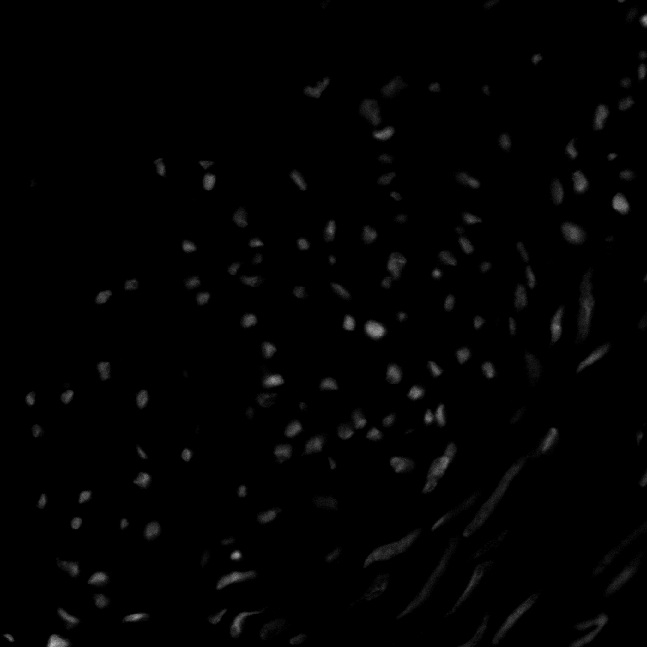
#> input picture Lab03 - Histogram Equalization/im_cells.png, 647 x 647 px
$ jupyter execute Lab03.ipynb
#> lines starting #> are read from the running program, lines starting #| are printed output that depends on the picture
**Prática de Histogramas**

1)
- Produza a imagem ‘negativa’ do arquivo ‘im_cells.png’
- Com a imagem negativa, produza a imagem original novamente.
- Mostre lado a lado a imagem original e a negativa. Em qual deles os objetos presentes na imagem são melhor percebidos? Justifique.
- Aplique a imagem uma função logarítmica.

[cell 1]
# code here
import cv2
import matplotlib.pyplot as plt
import numpy as np

plt.rcParams['figure.dpi'] = 200

img = cv2.imread("im_cells.png", cv2.IMREAD_GRAYSCALE)
#> img is the input picture: shape (647, 647); min 0, max 188, mean 2.4

img_inv = 255-img
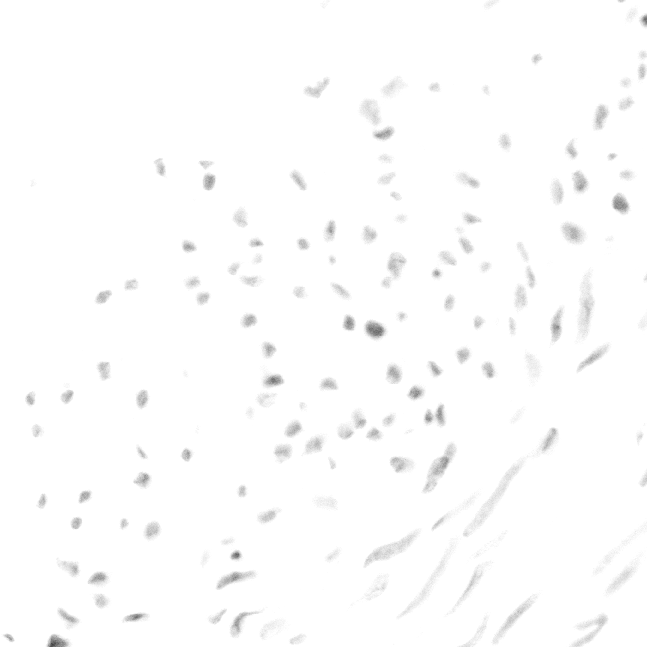
#> img_inv: shape (647, 647); min 67, max 255, mean 252.6
img_ori = 255-img_inv
img_log = np.log1p(img)
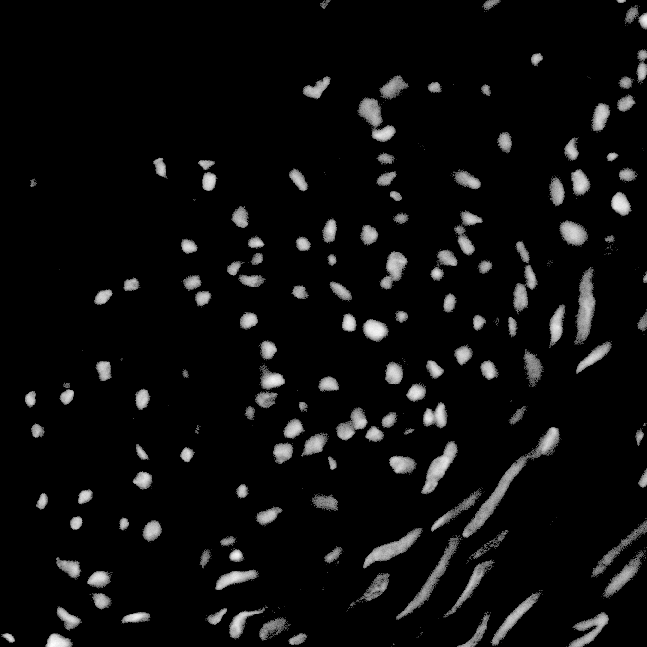
#> img_log: shape (647, 647) float16; min 0, max 5.24, mean 0.271; drawn with min black and max white

fig, axes = plt.subplots(1,4, layout="constrained")
axes[0].set_title("Original")
axes[0].imshow(img, cmap='gray', vmin=0, vmax=255)
axes[1].set_title("Negativa")
axes[1].imshow(img_inv, cmap='gray', vmin=0, vmax=255)
axes[2].set_title("Negativa²")
axes[2].imshow(img_ori, cmap='gray', vmin=0, vmax=255)
axes[3].set_title("Logaritmica")
axes[3].imshow(img_log)

# Em qual deles os objetos presentes na imagem são melhor percebidos? Justifique.
# Para perceber pequenas mudanças é mais fácil observar a imagem invertida,
# pois os olhos humanos detectam variações de branco melhor do que variações de preto.
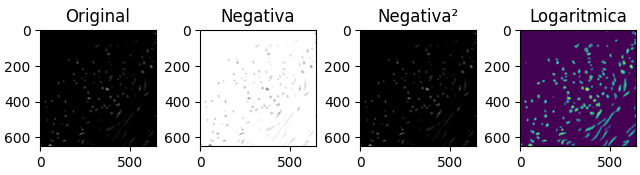
#> figure drawn by matplotlib, 4 panels

2)
- Abra a imagem 'pout.tif' e mostre seu histograma.
- Equalize a imagem anterior e mostre novamente seu histograma. Mostra a curva de transformação (consulte https://www.mathworks.com/help/images/histogram-equalization.html)
(procurar função OpenCV)

[cell 2]
# code here
import cv2
import matplotlib.pyplot as plt
import numpy as np

plt.rcParams['figure.dpi'] = 200

img = cv2.imread("pout.tif", cv2.IMREAD_GRAYSCALE)
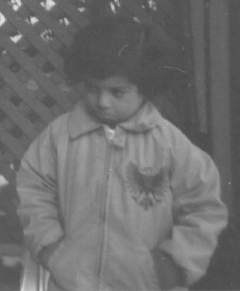
#> input picture Lab03 - Histogram Equalization/pout.tif, 240 x 291 px
#> img is the input picture: shape (291, 240); min 74, max 224, mean 110.3

def histograma(img):
    hist = np.zeros(256)
    linhas, colunas = img.shape
#> linhas = 291; colunas = 240
    for x in range(linhas):
        for y in range(colunas):
            hist[img[x][y]] += 1
    return hist

hist = histograma(img)
#> hist = 256 values, max 3628 at index 82, min 0 at index 0, mean 272.8
img_eq = cv2.equalizeHist(img)
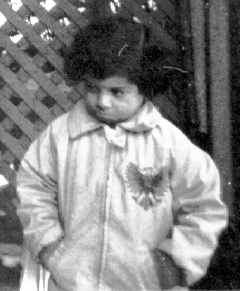
#> img_eq: shape (291, 240); min 0, max 255, mean 130.4
hist_eq = histograma(img_eq)
#> hist_eq = 256 values, max 3628 at index 25, min 0 at index 1, mean 272.8
cdf = np.cumsum(hist)
#> cdf = 256 values from 0 to 69840
cdf = cdf * float(np.max(hist)/cdf.max())
#> cdf = 256 values from 0 to 3628
cdf_eq = np.cumsum(hist_eq)
#> cdf_eq = 256 values from 40 to 69840
cdf_eq = cdf_eq * float(np.max(hist_eq)/cdf_eq.max())
#> cdf_eq = 256 values from 2.08 to 3628

fig, axes = plt.subplots(3,2, layout="constrained")
axes[0,0].set_title("Original")
axes[0,0].imshow(img, cmap='gray', vmin=0, vmax=255)
axes[0,1].set_title("Equalizada")
axes[0,1].imshow(img_eq, cmap='gray', vmin=0, vmax=255)
axes[1,0].plot(hist)
axes[1,1].plot(hist_eq)
axes[2,0].plot(cdf)
axes[2,1].plot(cdf_eq)
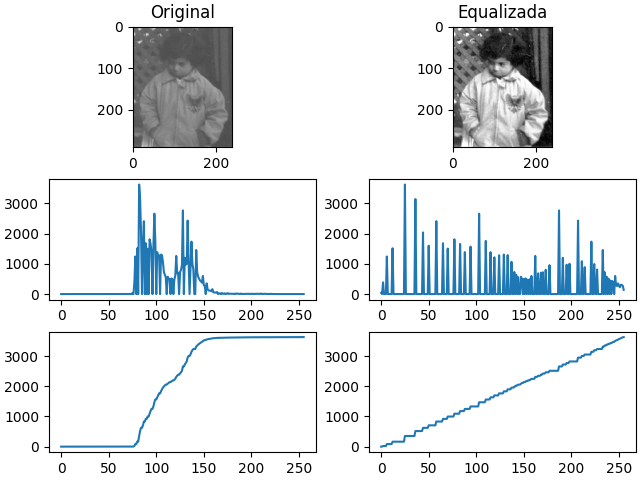
#> figure drawn by matplotlib, 6 panels; panel 3: curve peaks at x = 82, y = 3628; panel 4: curve peaks at x = 25, y = 3628; panel 5: curve peaks at x = 224, y = 3628; panel 6: curve peaks at x = 255, y = 3628

3) *Implemente* o algoritmo de equalização de histograma e aplique a imagem ‘imcells.png’. Use o mínimos de laços for - tente realizar operações diretas com matrizes e vetores do numpy
- Aplique o mesmo algortimo 2x na mesma imagem e compare os resultados

[cell 3]
import cv2
import matplotlib.pyplot as plt
import numpy as np

plt.rcParams['figure.dpi'] = 200

img = cv2.imread("im_cells.png", cv2.IMREAD_GRAYSCALE)

def histograma(img):
    hist = np.zeros(256)
    linhas, colunas = img.shape
#> linhas = 647; colunas = 647
    for x in range(linhas):
        for y in range(colunas):
            hist[img[x][y]] += 1
    return hist

def eq_hist(img):
    hist = histograma(img)
#> hist = 256 values, max 378408 at index 0, min 0 at index 149, mean 1635.2
    cdf = np.cumsum(hist)
#> cdf = 256 values from 378408 to 418609
    cdf = (cdf - cdf.min() * 255 / (cdf.max() - cdf.min()))
#> cdf = 256 values from 376007.7 to 416208.7
    cdf = cdf.astype('uint8')
#> cdf = 256 values, max 255 at index 57, min 0 at index 116, mean 156.9
    img_eq = cdf[img]
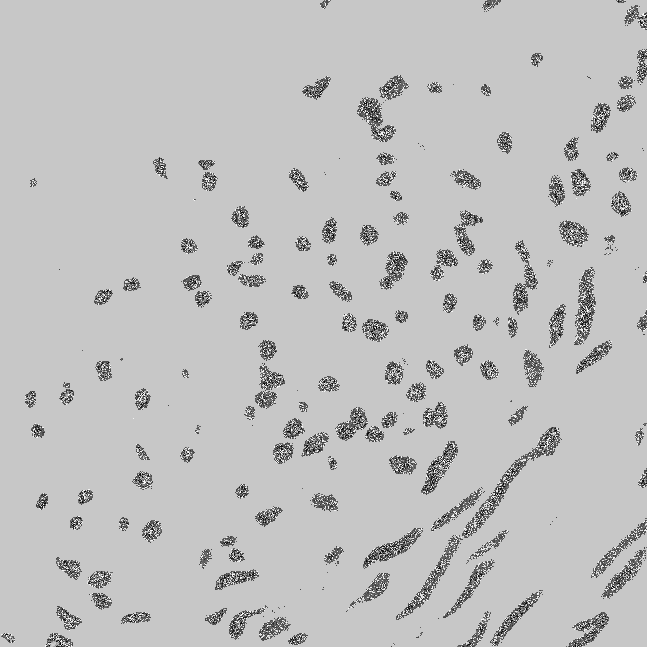
#> img_eq: shape (647, 647); min 0, max 255, mean 191.1
    return img_eq

img_eq1 = eq_hist(img)
img_eq2 = eq_hist(img_eq1)
#> in eq_hist (call 2), `hist = histograma(img)`: hist = 256 values, max 378409 at index 199, min 0 at index 2, mean 1635.2
#> in eq_hist (call 2), `cdf = np.cumsum(hist)`: cdf = 256 values from 19 to 418609
#> in eq_hist (call 2), `cdf = (cdf - cdf.min() * 255 / (cdf.max() - cdf.min()))`: cdf = 256 values from 18.99 to 418609
#> in eq_hist (call 2), `cdf = cdf.astype('uint8')`: cdf = 256 values, max 252 at index 182, min 0 at index 184, mean 112.3
#> in eq_hist (call 2), `img_eq = cdf[img]`:
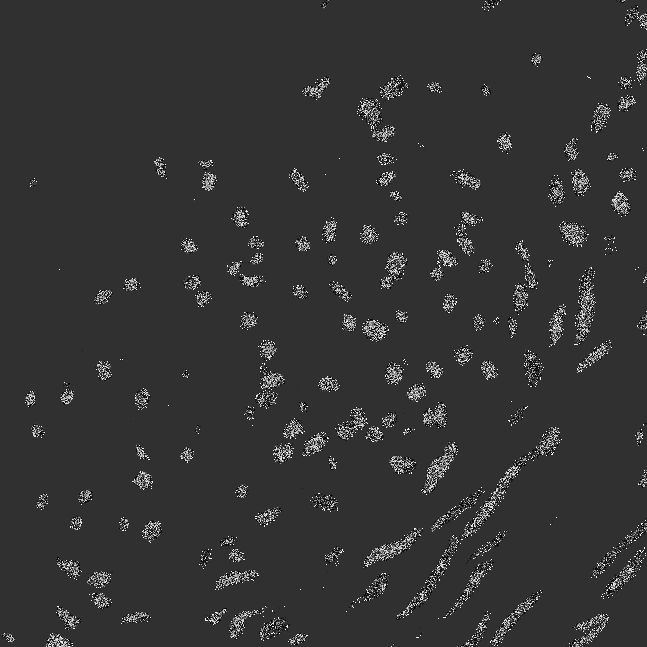
#> img_eq: shape (647, 647); min 0, max 252, mean 52.6

fig, axes = plt.subplots(1,3, layout="constrained")
axes[0].imshow(img, cmap='gray', vmin=0, vmax=255)
axes[1].imshow(img_eq1)
axes[2].imshow(img_eq2)
